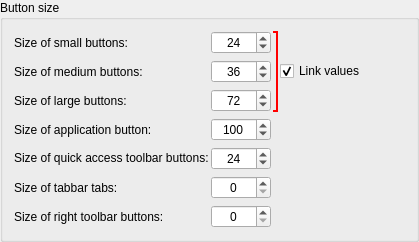
                   <widget class="QGroupBox" name="groupBox_4">
                    <property name="font">
                     <font>
                      <bold>false</bold>
                     </font>
                    </property>
                    <property name="title">
                     <string>Button size</string>
                    </property>
                    <layout class="QGridLayout" name="gridLayout_5">
                     <item row="2" column="0">
                      <layout class="QGridLayout" name="gridLayout">
                       <property name="horizontalSpacing">
                        <number>2</number>
                       </property>
                       <item row="3" column="0">
                        <widget class="QLabel" name="label_5">
                         <property name="text">
                          <string>Size of application button:</string>
                         </property>
                        </widget>
                       </item>
                       <item row="1" column="0">
                        <widget class="QLabel" name="label_11">
                         <property name="sizePolicy">
                          <sizepolicy hsizetype="Fixed" vsizetype="Preferred">
                           <horstretch>0</horstretch>
                           <verstretch>0</verstretch>
                          </sizepolicy>
                         </property>
                         <property name="minimumSize">
                          <size>
                           <width>130</width>
                           <height>0</height>
                          </size>
                         </property>
                         <property name="font">
                          <font>
                           <bold>false</bold>
                          </font>
                         </property>
                         <property name="text">
                          <string>Size of medium buttons:</string>
                         </property>
                        </widget>
                       </item>
                       <item row="7" column="1">
                        <widget class="QSpinBox" name="IconSize_rightToolbarButton">
                         <property name="sizePolicy">
                          <sizepolicy hsizetype="Fixed" vsizetype="Fixed">
                           <horstretch>0</horstretch>
                           <verstretch>0</verstretch>
                          </sizepolicy>
                         </property>
                         <property name="minimumSize">
                          <size>
                           <width>60</width>
                           <height>20</height>
                          </size>
                         </property>
                         <property name="baseSize">
                          <size>
                           <width>0</width>
                           <height>0</height>
                          </size>
                         </property>
                         <property name="font">
                          <font>
                           <bold>false</bold>
                           <kerning>true</kerning>
                          </font>
                         </property>
                         <property name="frame">
                          <bool>true</bool>
                         </property>
                         <property name="alignment">
                          <set>Qt::AlignmentFlag::AlignCenter</set>
                         </property>
                        </widget>
                       </item>
                       <item row="0" column="0">
                        <widget class="QLabel" name="label_10">
                         <property name="sizePolicy">
                          <sizepolicy hsizetype="Fixed" vsizetype="Preferred">
                           <horstretch>0</horstretch>
                           <verstretch>0</verstretch>
                          </sizepolicy>
                         </property>
                         <property name="minimumSize">
                          <size>
                           <width>130</width>
                           <height>0</height>
                          </size>
                         </property>
                         <property name="font">
                          <font>
                           <bold>false</bold>
                          </font>
                         </property>
                         <property name="text">
                          <string>Size of small buttons:</string>
                         </property>
                        </widget>
                       </item>
                       <item row="3" column="1">
                        <widget class="QSpinBox" name="IconSize_ApplicationButton">
                         <property name="sizePolicy">
                          <sizepolicy hsizetype="Fixed" vsizetype="Preferred">
                           <horstretch>0</horstretch>
                           <verstretch>0</verstretch>
                          </sizepolicy>
                         </property>
                         <property name="minimumSize">
                          <size>
                           <width>60</width>
                           <height>20</height>
                          </size>
                         </property>
                         <property name="baseSize">
                          <size>
                           <width>0</width>
                           <height>0</height>
                          </size>
                         </property>
                         <property name="font">
                          <font>
                           <bold>false</bold>
                           <kerning>true</kerning>
                          </font>
                         </property>
                         <property name="frame">
                          <bool>true</bool>
                         </property>
                         <property name="alignment">
                          <set>Qt::AlignmentFlag::AlignCenter</set>
                         </property>
                         <property name="minimum">
                          <number>30</number>
                         </property>
                         <property name="maximum">
                          <number>200</number>
                         </property>
                         <property name="value">
                          <number>100</number>
                         </property>
                        </widget>
                       </item>
                       <item row="0" column="3" rowspan="3">
                        <widget class="QCheckBox" name="LinkIconSizes">
                         <property name="text">
                          <string>Link values</string>
                         </property>
                         <property name="checked">
                          <bool>true</bool>
                         </property>
                        </widget>
                       </item>
                       <item row="6" column="1">
                        <widget class="QSpinBox" name="TabbarHeight">
                         <property name="sizePolicy">
                          <sizepolicy hsizetype="Fixed" vsizetype="Fixed">
                           <horstretch>0</horstretch>
                           <verstretch>0</verstretch>
                          </sizepolicy>
                         </property>
                         <property name="minimumSize">
                          <size>
                           <width>60</width>
                           <height>20</height>
                          </size>
                         </property>
                         <property name="baseSize">
                          <size>
                           <width>0</width>
                           <height>0</height>
                          </size>
                         </property>
                         <property name="font">
                          <font>
                           <bold>false</bold>
                           <kerning>true</kerning>
                          </font>
                         </property>
                         <property name="frame">
                          <bool>true</bool>
                         </property>
                         <property name="alignment">
                          <set>Qt::AlignmentFlag::AlignCenter</set>
                         </property>
                        </widget>
                       </item>
                       <item row="7" column="0">
                        <widget class="QLabel" name="label_22">
                         <property name="text">
                          <string>Size of right toolbar buttons:</string>
                         </property>
                        </widget>
                       </item>
                       <item row="5" column="1">
                        <widget class="QSpinBox" name="IconSize_QuickAccessButton">
                         <property name="sizePolicy">
                          <sizepolicy hsizetype="Fixed" vsizetype="Fixed">
                           <horstretch>0</horstretch>
                           <verstretch>0</verstretch>
                          </sizepolicy>
                         </property>
                         <property name="minimumSize">
                          <size>
                           <width>60</width>
                           <height>20</height>
                          </size>
                         </property>
                         <property name="baseSize">
                          <size>
                           <width>0</width>
                           <height>0</height>
                          </size>
                         </property>
                         <property name="font">
                          <font>
                           <bold>false</bold>
                           <kerning>true</kerning>
                          </font>
                         </property>
                         <property name="frame">
                          <bool>true</bool>
                         </property>
                         <property name="alignment">
                          <set>Qt::AlignmentFlag::AlignCenter</set>
                         </property>
                         <property name="minimum">
                          <number>16</number>
                         </property>
                         <property name="maximum">
                          <number>36</number>
                         </property>
                         <property name="value">
                          <number>24</number>
                         </property>
                        </widget>
                       </item>
                       <item row="6" column="0">
                        <widget class="QLabel" name="label_23">
                         <property name="text">
                          <string>Size of tabbar tabs:</string>
                         </property>
                        </widget>
                       </item>
                       <item row="2" column="0">
                        <widget class="QLabel" name="label_25">
                         <property name="text">
                          <string>Size of large buttons:</string>
                         </property>
                        </widget>
                       </item>
                       <item row="5" column="0">
                        <widget class="QLabel" name="label_21">
                         <property name="text">
                          <string>&lt;html&gt;&lt;head/&gt;&lt;body&gt;&lt;p&gt;Size of quick access toolbar buttons:&lt;/p&gt;&lt;/body&gt;&lt;/html&gt;</string>
                         </property>
                        </widget>
                       </item>
                       <item row="0" column="1">
                        <widget class="QSpinBox" name="IconSize_Small">
                         <property name="sizePolicy">
                          <sizepolicy hsizetype="Fixed" vsizetype="Fixed">
                           <horstretch>0</horstretch>
                           <verstretch>0</verstretch>
                          </sizepolicy>
                         </property>
                         <property name="minimumSize">
                          <size>
                           <width>60</width>
                           <height>20</height>
                          </size>
                         </property>
                         <property name="sizeIncrement">
                          <size>
                           <width>0</width>
                           <height>0</height>
                          </size>
                         </property>
                         <property name="baseSize">
                          <size>
                           <width>0</width>
                           <height>0</height>
                          </size>
                         </property>
                         <property name="font">
                          <font>
                           <bold>false</bold>
                           <kerning>true</kerning>
                          </font>
                         </property>
                         <property name="focusPolicy">
                          <enum>Qt::FocusPolicy::WheelFocus</enum>
                         </property>
                         <property name="frame">
                          <bool>true</bool>
                         </property>
                         <property name="alignment">
                          <set>Qt::AlignmentFlag::AlignCenter</set>
                         </property>
                         <property name="correctionMode">
                          <enum>QAbstractSpinBox::CorrectionMode::CorrectToNearestValue</enum>
                         </property>
                         <property name="showGroupSeparator" stdset="0">
                          <bool>false</bool>
                         </property>
                         <property name="minimum">
                          <number>16</number>
                         </property>
                         <property name="maximum">
                          <number>36</number>
                         </property>
                         <property name="value">
                          <number>24</number>
                         </property>
                        </widget>
                       </item>
                       <item row="1" column="1">
                        <widget class="QSpinBox" name="IconSize_Medium">
                         <property name="sizePolicy">
                          <sizepolicy hsizetype="Fixed" vsizetype="Fixed">
                           <horstretch>0</horstretch>
                           <verstretch>0</verstretch>
                          </sizepolicy>
                         </property>
                         <property name="minimumSize">
                          <size>
                           <width>60</width>
                           <height>20</height>
                          </size>
                         </property>
                         <property name="baseSize">
                          <size>
                           <width>0</width>
                           <height>0</height>
                          </size>
                         </property>
                         <property name="font">
                          <font>
                           <bold>false</bold>
                           <kerning>true</kerning>
                          </font>
                         </property>
                         <property name="frame">
                          <bool>true</bool>
                         </property>
                         <property name="alignment">
                          <set>Qt::AlignmentFlag::AlignCenter</set>
                         </property>
                         <property name="correctionMode">
                          <enum>QAbstractSpinBox::CorrectionMode::CorrectToNearestValue</enum>
                         </property>
                         <property name="minimum">
                          <number>16</number>
                         </property>
                         <property name="maximum">
                          <number>48</number>
                         </property>
                         <property name="value">
                          <number>36</number>
                         </property>
                        </widget>
                       </item>
                       <item row="2" column="1">
                        <widget class="QSpinBox" name="IconSize_Large">
                         <property name="sizePolicy">
                          <sizepolicy hsizetype="Fixed" vsizetype="Fixed">
                           <horstretch>0</horstretch>
                           <verstretch>0</verstretch>
                          </sizepolicy>
                         </property>
                         <property name="minimumSize">
                          <size>
                           <width>60</width>
                           <height>20</height>
                          </size>
                         </property>
                         <property name="baseSize">
                          <size>
                           <width>0</width>
                           <height>0</height>
                          </size>
                         </property>
                         <property name="font">
                          <font>
                           <bold>false</bold>
                           <kerning>true</kerning>
                          </font>
                         </property>
                         <property name="frame">
                          <bool>true</bool>
                         </property>
                         <property name="alignment">
                          <set>Qt::AlignmentFlag::AlignCenter</set>
                         </property>
                         <property name="minimum">
                          <number>16</number>
                         </property>
                         <property name="maximum">
                          <number>120</number>
                         </property>
                         <property name="value">
                          <number>72</number>
                         </property>
                         <property name="displayIntegerBase">
                          <number>10</number>
                         </property>
                        </widget>
                       </item>
                       <item row="0" column="2" rowspan="3">
                        <widget class="QFrame" name="SizeButtonBox">
                         <property name="minimumSize">
                          <size>
                           <width>5</width>
                           <height>0</height>
                          </size>
                         </property>
                         <property name="autoFillBackground">
                          <bool>false</bool>
                         </property>
                         <property name="styleSheet">
                          <string notr="true">border-right: 2px solid red;
                                              border-top: 2px solid red;
                                              border-bottom: 2px solid red;
                                              border-top-right-radius: 15px;
                                              border-bottom-right-radius: 15px;</string>
                         </property>
                         <layout class="QVBoxLayout" name="verticalLayout">
                          <property name="spacing">
                           <number>6</number>
                          </property>
                          <property name="leftMargin">
                           <number>0</number>
                          </property>
                          <property name="topMargin">
                           <number>0</number>
                          </property>
                          <property name="rightMargin">
                           <number>0</number>
                          </property>
                          <property name="bottomMargin">
                           <number>0</number>
                          </property>
                         </layout>
                        </widget>
                       </item>
                      </layout>
                     </item>
                     <item row="2" column="1">
                      <spacer name="horizontalSpacer_3">
                       <property name="orientation">
                        <enum>Qt::Orientation::Horizontal</enum>
                       </property>
                       <property name="sizeType">
                        <enum>QSizePolicy::Policy::Expanding</enum>
                       </property>
                       <property name="sizeHint" stdset="0">
                        <size>
                         <width>40</width>
                         <height>20</height>
                        </size>
                       </property>
                      </spacer>
                     </item>
                    </layout>
                   </widget>
